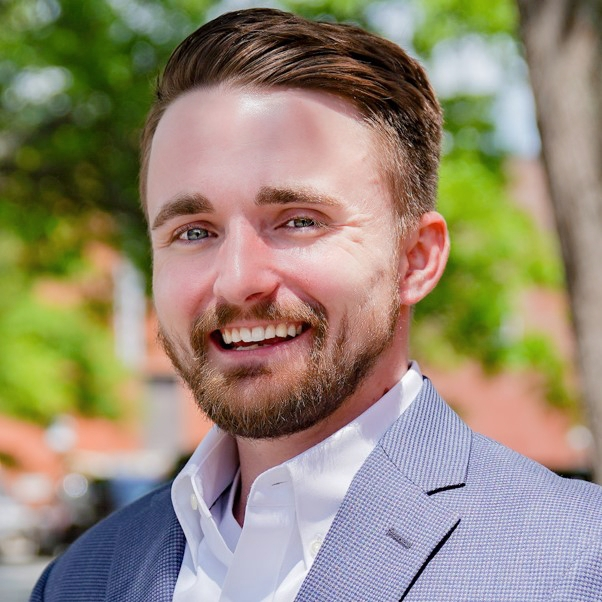
#> input picture development/source-assets/adjusted headshot.jpg, 602 x 602 px
$ python build_assets.py
#> lines starting #> are read from the running program, lines starting #| are printed output that depends on the picture
from pathlib import Path
from shutil import copy2

from PIL import Image, ImageOps


ROOT = Path(__file__).resolve().parents[1]
SOURCE_IMAGE = ROOT / "development" / "source-assets" / "adjusted headshot.jpg"
SOURCE_FAVICON = ROOT / "development" / "source-assets" / "favicon-circle.png"
SOURCE_PDF = ROOT / "development" / "source-assets" / "Tim Gibson Resume.pdf"
IMAGE_OUTPUT = ROOT / "production" / "assets" / "images" / "tim-gibson-headshot.webp"
PDF_OUTPUT = ROOT / "production" / "assets" / "documents" / "Tim Gibson Resume.pdf"
FAVICON_ICO_OUTPUT = ROOT / "production" / "favicon.ico"
FAVICON_IMAGE_DIR = ROOT / "production" / "assets" / "images"
HERO_ASPECT_RATIO = 4 / 5


def build_headshot():
    IMAGE_OUTPUT.parent.mkdir(parents=True, exist_ok=True)
    with Image.open(SOURCE_IMAGE) as source:
#> source is the input picture: PIL image 602x602 RGB; mean R, G, B 148.5, 137, 116.4
        image = ImageOps.exif_transpose(source).convert("RGB")
        width, height = image.size
#> width = 602; height = 602
        target_width = round(height * HERO_ASPECT_RATIO)
#> target_width = 482
        left = (width - target_width) // 2
#> left = 60
        crop = image.crop((left, 0, left + target_width, height))
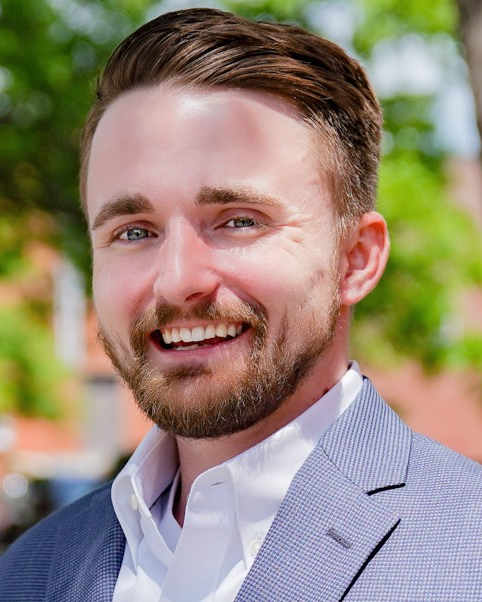
#> crop: PIL image 482x602 RGB; mean R, G, B 149.2, 135.8, 119.3
        crop = crop.resize((480, 600), Image.Resampling.LANCZOS)
#> crop: PIL image 480x600 RGB
        crop.save(IMAGE_OUTPUT, "WEBP", quality=88, method=6)


def copy_resume():
    PDF_OUTPUT.parent.mkdir(parents=True, exist_ok=True)
    copy2(SOURCE_PDF, PDF_OUTPUT)


def build_favicons():
    FAVICON_IMAGE_DIR.mkdir(parents=True, exist_ok=True)
#> (the run stopped early here; a loop or call above may not have finished)

$ run again, with development/source-assets/tim-gibson-headshot-original.jpg copied over development/source-assets/adjusted headshot.jpg
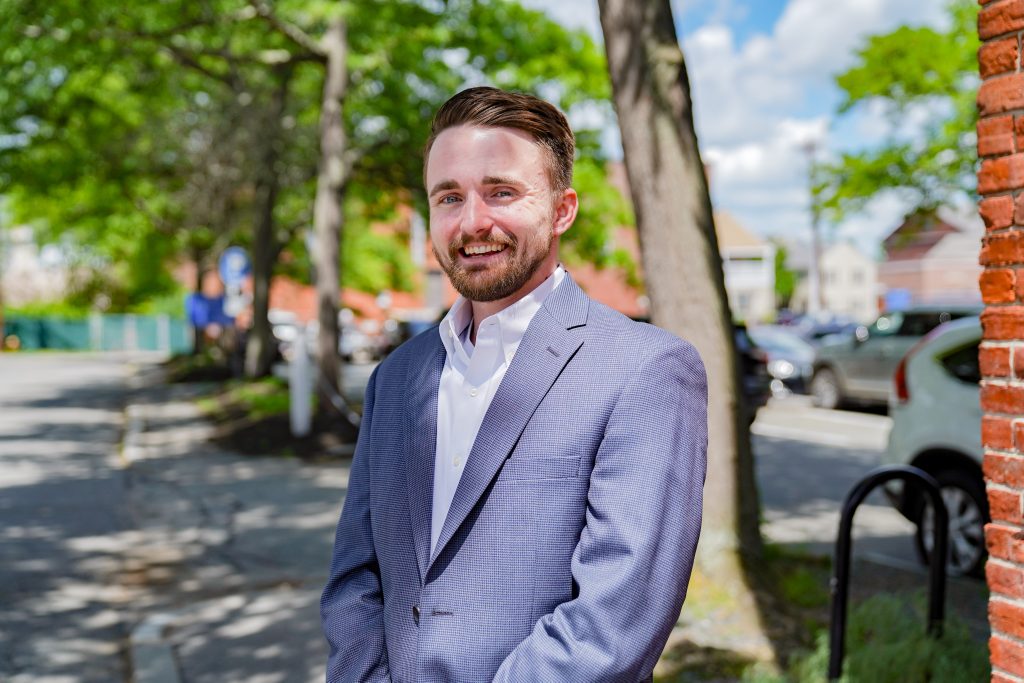
#> input picture development/source-assets/tim-gibson-headshot-original.jpg, 2048 x 1365 px (shown at 1/2 size)
#> in build_headshot, source is the input picture: PIL image 2048x1365 RGB; mean R, G, B 122.5, 125.1, 110.6
#> in build_headshot, `crop = image.crop((left, 0, left + target_width, height))`:
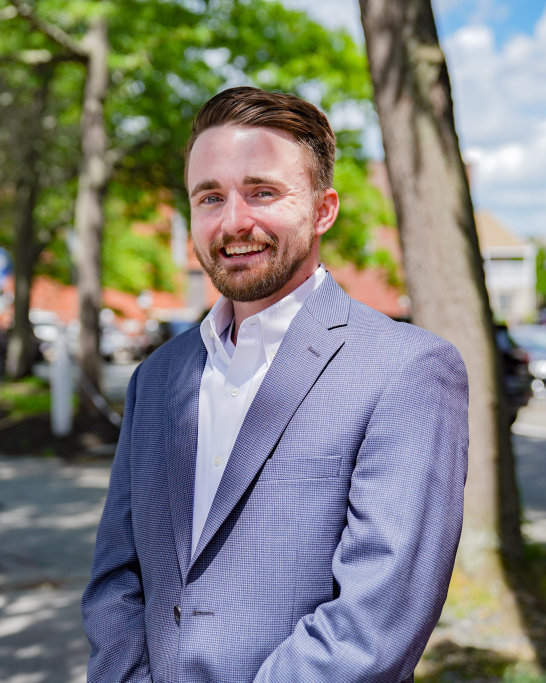
#> crop: PIL image 1092x1365 RGB (shown at 1/2 size); mean R, G, B 127.8, 128.7, 123.8
#> in build_headshot, `crop = crop.resize((480, 600), Image.Resampling.LANCZOS)`:
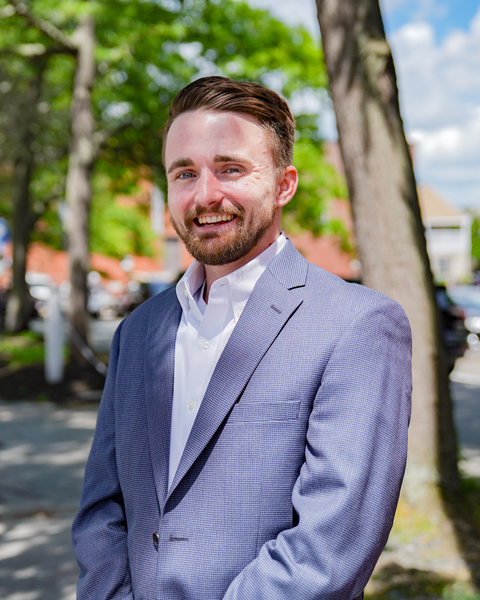
#> crop: PIL image 480x600 RGB; mean R, G, B 127.8, 128.7, 123.8
